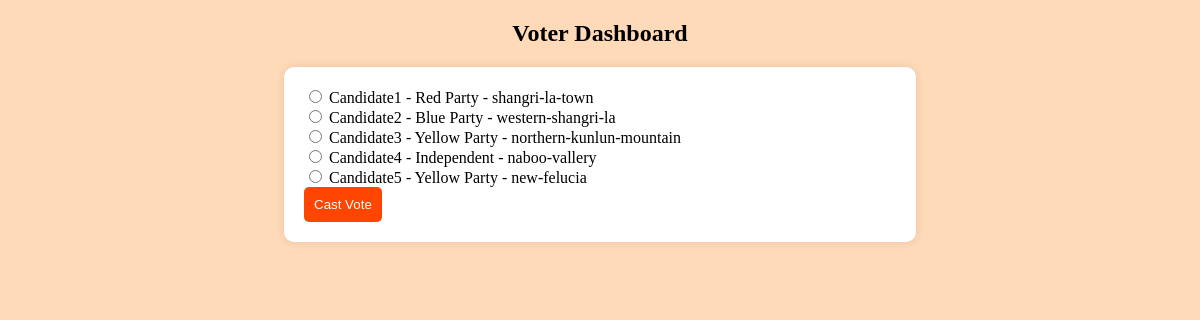
The page /voter_dashboard/ (signed in) on the database its author committed.
### gevs_app/models.py (models this page shows, shortened)
class Candidate(models.Model):
    name = models.CharField(max_length=255)
    party = models.ForeignKey(Party, on_delete=models.CASCADE , default='Independent')
    constituency = models.ForeignKey(Constituency, on_delete=models.CASCADE)
    vote_count = models.IntegerField(default=0)

class Party(models.Model):
    name = models.CharField(max_length=100)

class Constituency(models.Model):
    name = models.CharField(max_length=255)

### gevs_app/views.py (the view)
# urls.py: path('voter_dashboard/', voter_dashboard, name='voter_dashboard'),
def voter_dashboard(request):
    if request.user.is_authenticated:
        election = Election.objects.first()
        if not election.is_active:
            messages.error(request, 'Election is not active. You cannot cast your vote.')
            return render(request, 'gevs_app/election_not_active.html')
        voter = Voter.objects.get(pk=request.user.pk)
        candidates = Candidate.objects.all()
        if request.method == 'POST':
            form = VoteForm(request.POST)
            if form.is_valid():
                candidate = form.cleaned_data['candidate']
                voter.vote(candidate)
                election_result, created = ElectionResult.objects.get_or_create(
                    candidate=candidate,
                    constituency=candidate.constituency
                )
                election_result.vote_count += 1
                election_result.save()
                return redirect('logout')
        else:
            form = VoteForm()
        return render(request, 'gevs_app/voter_dashboard.html', {'form': form, 'candidates': candidates})
    else:
        return redirect('login')

### gevs_app/forms.py
class VoteForm(forms.Form):
    candidate = forms.ModelChoiceField(queryset=Candidate.objects.all(), empty_label=None)

### gevs_app/templates/gevs_app/voter_dashboard.html (shortened to what this page needs)
{% extends 'gevs_app/base.html' %}
{% block content %}
    <h2>Voter Dashboard</h2>
    {% if form %}
        <form method="post" action="{% url 'voter_dashboard' %}">
            {% for candidate in candidates %}
                <label>
                    <input type="radio" name="candidate" value="{{ candidate.id }}">
                    {{ candidate.name }} - {{ candidate.party.name }} - {{ candidate.constituency.name }}
                </label><br>
            {% endfor %}
            <button type="submit">Cast Vote</button>
        </form>
    {% else %}
        <p>You have already voted.</p>
    {% endif %}
{% endblock %}

### gevs_app/templates/gevs_app/voter_dashboard.html (style rules this page uses)
body { background-color: #FFDAB9; }
h2 { text-align: center; }
form { width: 50%; margin: auto; padding: 20px; background-color: white; border-radius: 10px; box-shadow: 0px 0px 10px rgba(0, 0, 0, 0.1); }
button { background-color: #FF4500; color: white; padding: 10px; border: none; border-radius: 5px; cursor: pointer; }

### rows shown on the page
Candidate: name "Candidate1", party.name "Red Party", constituency.name "shangri-la-town"
Candidate: name "Candidate2", party.name "Blue Party", constituency.name "western-shangri-la"
Candidate: name "Candidate3", party.name "Yellow Party", constituency.name "northern-kunlun-mountain"
Candidate: name "Candidate4", party.name "Independent", constituency.name "naboo-vallery"
Candidate: name "Candidate5", party.name "Yellow Party", constituency.name "new-felucia"
